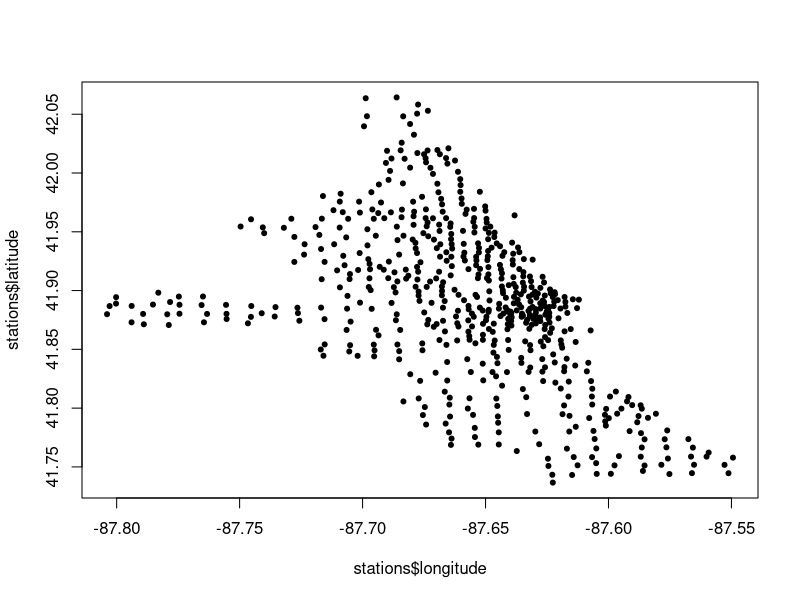
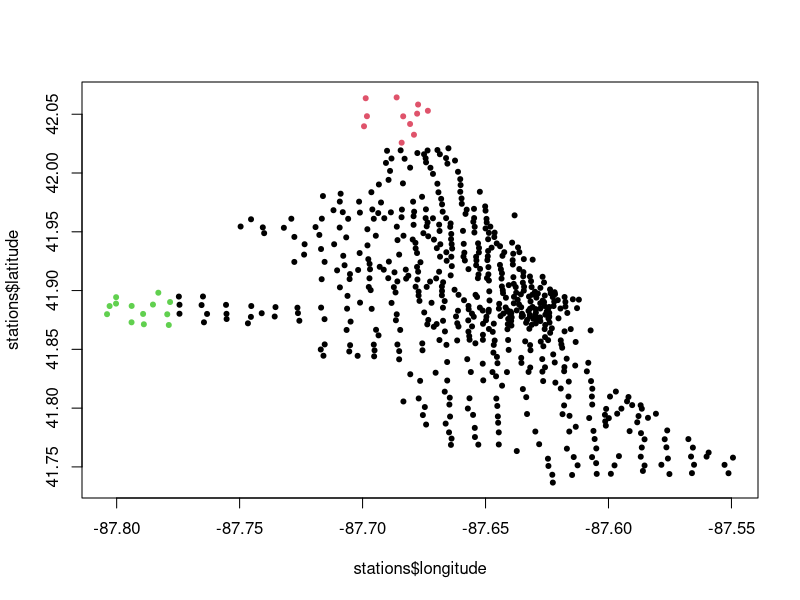
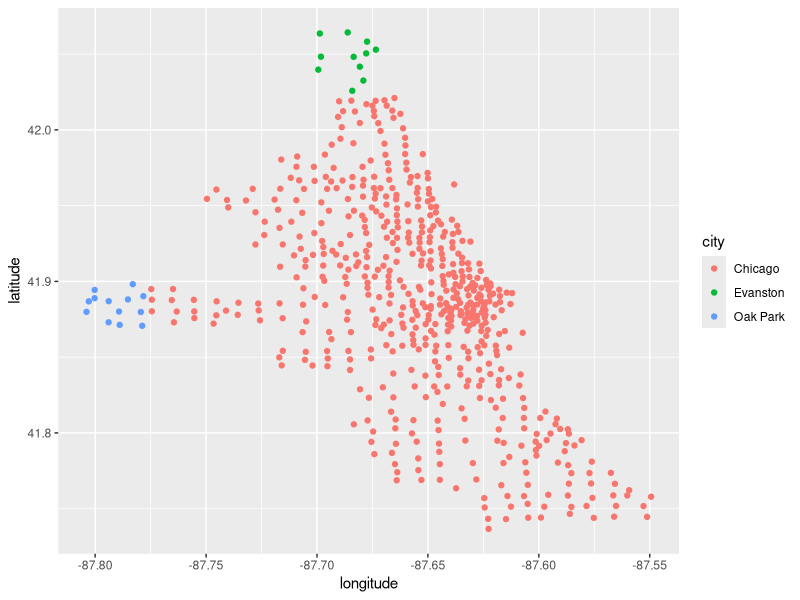
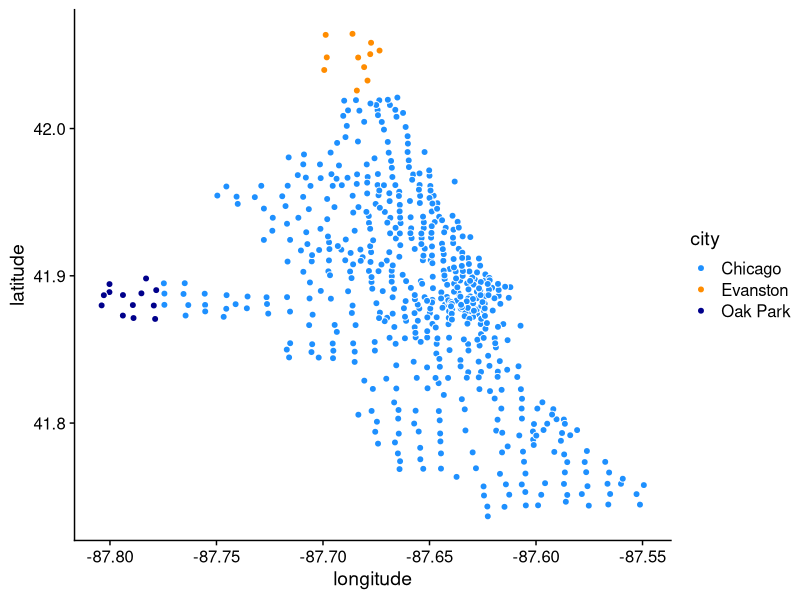

R code for these plots, in order:
# TO DO: Summarize contents of script here.

# Load station data.
stations <- read.csv("Divvy_Stations_2017_Q3Q4.csv",
                     stringsAsFactors = FALSE)

# Inspect the table.
nrow(stations)
ncol(stations)
head(stations)
tail(stations)
summary(stations)
str(stations)

# Inspect the data in more detail.
sapply(stations,class)
object.size(stations)

# Select only the "dpcapacity" column, and assign it to a new variable:
x <- stations$dpcapacity

# Run these commands to take a closer look at the "dpcapacity" column:
class(x)
length(x)
summary(x)
min(x)
max(x)
mean(x)
median(x)
quantile(x,0.5)
table(x)

# It is interesting that a couple of the Divvy bike stations have no
# docks. What are these stations?
subset(stations,dpcapacity == 0)
stations[stations$dpcapacity == 0,]

# Previously, we inspected numeric data. Next’s, let’s look at an
# example of non-numeric data.
x <- stations$city
class(x)
summary(x)

# Convert "city" to a "factor".
x <- factor(stations$city)
class(x)
summary(x)

# Fixing the "city" column.
stations2 <- stations
rows <- which(stations2$city == "Chicago ")
stations2[rows,"city"] <- "Chicago"
summary(stations$city)
stations2$city <- factor(stations2$city)
summary(stations2$city)
summary(stations2)
stations <- stations2

# Create a map of the Divvy stations.
plot(stations$longitude,stations$latitude,pch = 20)

# Color stations by city.
plot(stations$longitude,stations$latitude,col = stations$city,pch = 20)

# Create the map using ggplot2.
library(ggplot2)
p1 <- ggplot(stations,aes(x = longitude,y = latitude,color = city)) +
  geom_point()
print(p1)

# Create a better map.
p2 <- ggplot(stations,aes(x = longitude,y = latitude,fill = city)) +
  geom_point(shape = 21,size = 2,color = "white")
p2 <- p2 + scale_fill_manual(values = c("dodgerblue","darkorange","darkblue"))
library(cowplot)
p2 <- p2 + theme_cowplot()
print(p2)

# Load trip data.
# TO DO.
